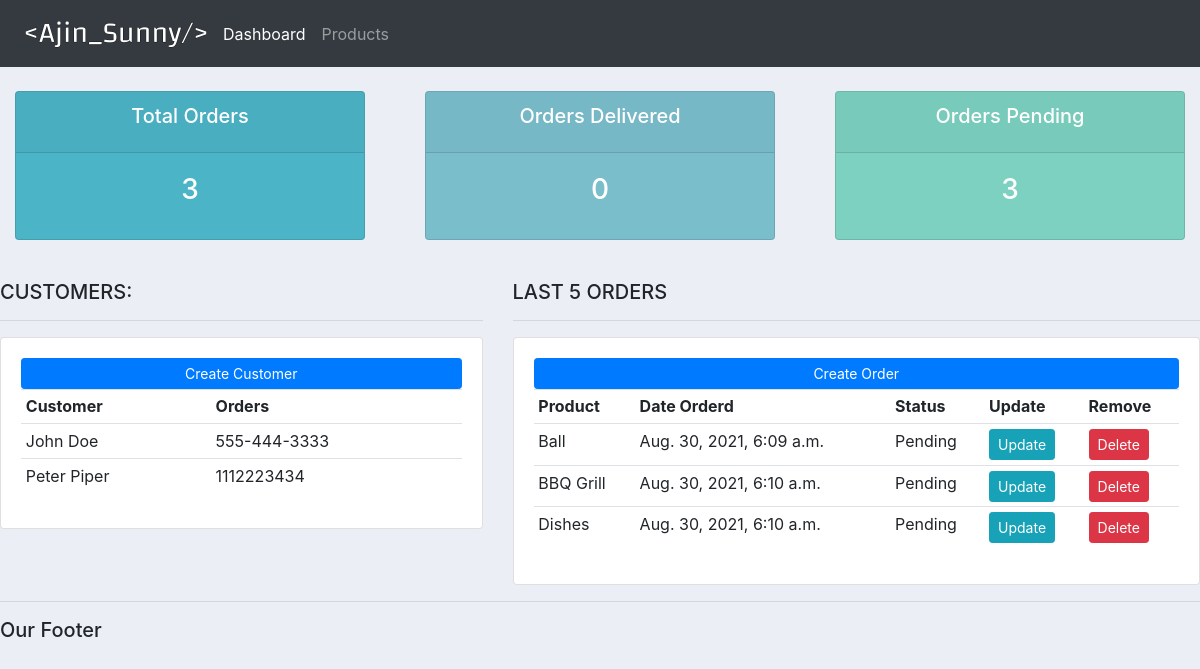
The app's page /, older data.
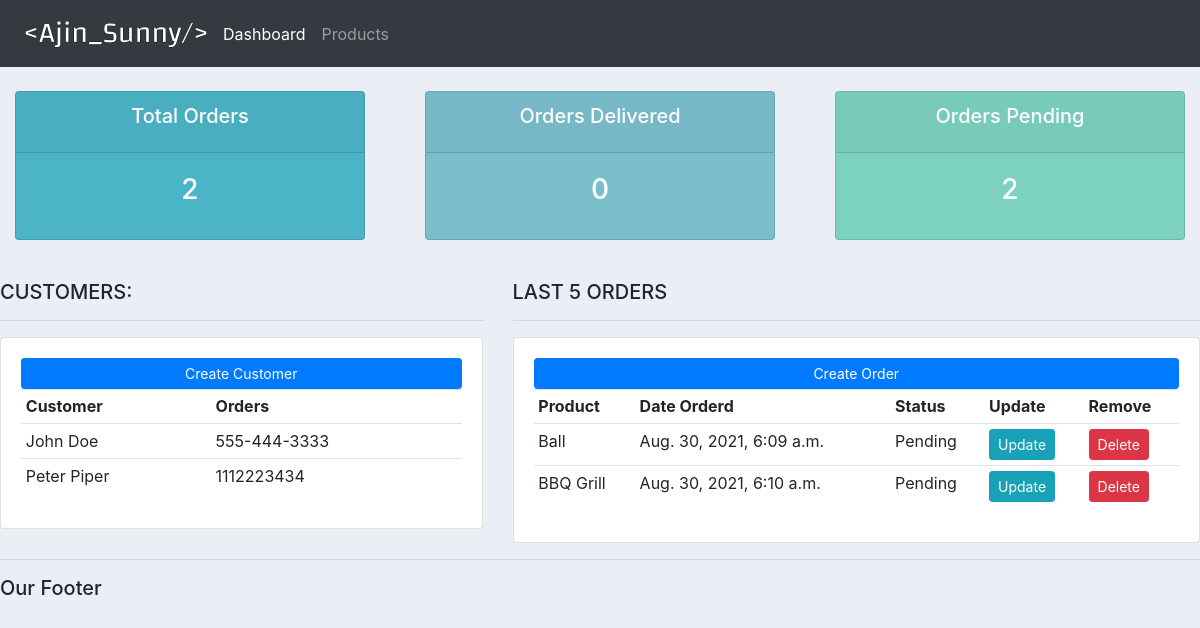
The same page, newer data.
### accounts/models.py (models this page shows, shortened)
class Customer(models.Model):
    name = models.CharField(max_length=200, null=True)
    phone = models.CharField(max_length=200, null=True)
    email = models.CharField(max_length=200, null=True)
    date_created = models.DateTimeField(auto_now_add=True)

class Order(models.Model):
    STATUS = (('Pending','Pending'),
     ('Out for Delivery','Out for Delivery'),
     ('Delivered','Delivered'))
    customer = models.ForeignKey(Customer, null=True, on_delete=models.SET_NULL)
    product = models.ForeignKey(Product, null=True, on_delete=models.SET_NULL)
    date_created=models.DateTimeField(auto_now=True,null=True)
    status = models.CharField(max_length=200, null=True, choices=STATUS)

class Product(models.Model):
    CATEGORY = (('Indoor','Indoor'), ('Outdoor','Outdoor'))
    name = models.CharField(max_length=200, null=True)
    price = models.FloatField(null=True)
    category = models.CharField(max_length=200, null=True, choices=CATEGORY)
    description = models.CharField(max_length=200, null=True, blank=True)
    date_created = models.DateTimeField(auto_now_add=True, null=True)
    tags = models.ManyToManyField(Tag)
    def __str__(self):
        return self.name

### accounts/views.py (the view)
# urls.py: path('', views.home, name="home"),
def home(request):
    orders = Order.objects.all()
    customers = Customer.objects.all()
    total_customers = customers.count()
    total_orders = orders.count()
    delivered = orders.filter(status = 'Delivered').count()
    pending = orders.filter(status='Pending').count()
    context = {'orders':orders, 'cusomters':customers, 'total_orders':total_orders, 'delivered':delivered, 'pending':pending }
    return render(request, 'accounts/dashboard.html', context)

### accounts/templates/accounts/dashboard.html
{% extends 'accounts/main.html' %}
{% block content %}
{% include 'accounts/status.html' %}
<br />
<div class="row">
  <div class="col-md-5">
    <h5>CUSTOMERS:</h5>
    <hr />
    <div class="card card-body">
      <a class="btn btn-primary btn-sm btn-block" href="">Create Customer</a>
      <table class="table table-sm">
        <tr>
          <th>Customer</th>
          <th>Orders</th>
        </tr>
        {% for customer in cusomters %}
        <tr>
          <td>{{customer.name}}</td>
          <td>{{customer.phone}}</td>
        </tr>
        {% endfor %}
      </table>
    </div>
  </div>
  <div class="col-md-7">
    <h5>LAST 5 ORDERS</h5>
    <hr />
    <div class="card card-body">
      <a class="btn btn-primary btn-sm btn-block" href="{% url 'create_order' %}">Create Order</a>
      <table class="table table-sm">
        <tr>
          <th>Product</th>
          <th>Date Orderd</th>
          <th>Status</th>
          <th>Update</th>
          <th>Remove</th>
        </tr>
        {% for order in orders %}
        <tr>
		  <td>{{order.product}}</td>
          <td>{{order.date_created}}</td>
          <td>{{order.status}}</td>
		  <td><a class = "btn btn-sm btn-info" href = "{% url 'update_order' order.id %}">Update</a></td>
		  <td><a class = "btn btn-sm btn-danger" href = "{% url 'delete_order' order.id %}">Delete</a></td>
        </tr>
        {% endfor %}
      </table>
    </div>
  </div>
</div>
{% endblock %}

Row changes from the older to the newer data that the page shows:
removed Order: product "Dishes", date_created "Aug. 30, 2021, 6:10 a.m.", status "Pending"
Text that changed along with them:
{{ total_orders }}: "3" → "2"
{{ pending }}: "3" → "2"
